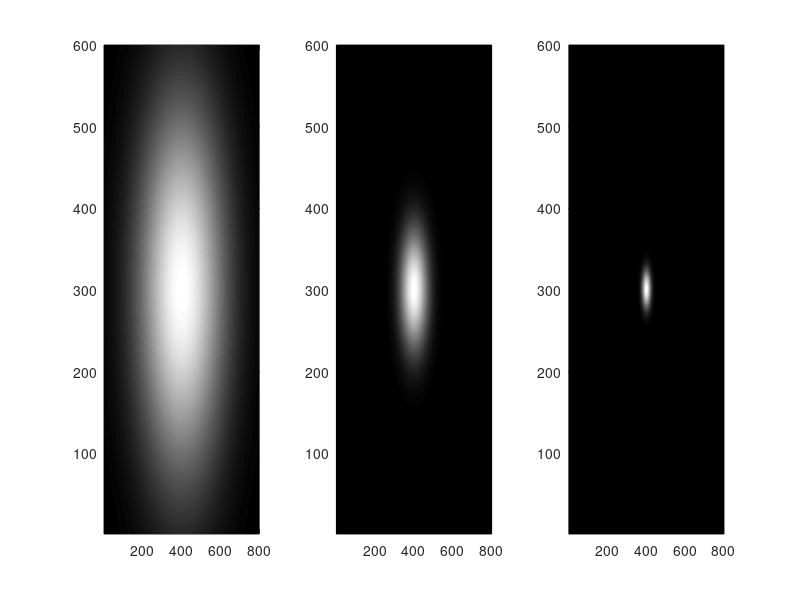

MATLAB code for this plot:
%
%
% selected image commandos:  9.) a large Gaussian
%
close all; 
%
% create three Gaussian filters...
[Gx, Gy] = meshgrid(1:800, 1:600); 
f1 = 1/50000 %% wide...
f2 = 1/5000  %% medium-wide...
f3 = 1/500   %% narrow...
Gau1 = exp(-f1*(Gx-401).^2-f1*(Gy-301).^2); 
Gau2 = exp(-f2*(Gx-401).^2-f2*(Gy-301).^2); 
Gau3 = exp(-f3*(Gx-401).^2-f3*(Gy-301).^2); 
%
% plot...
subplot(1, 3, 1), pcolor(Gau1), shading interp, colormap(gray); 
subplot(1, 3, 2), pcolor(Gau2), shading interp, colormap(gray); 
subplot(1, 3, 3), pcolor(Gau3), shading interp, colormap(gray); 
%
